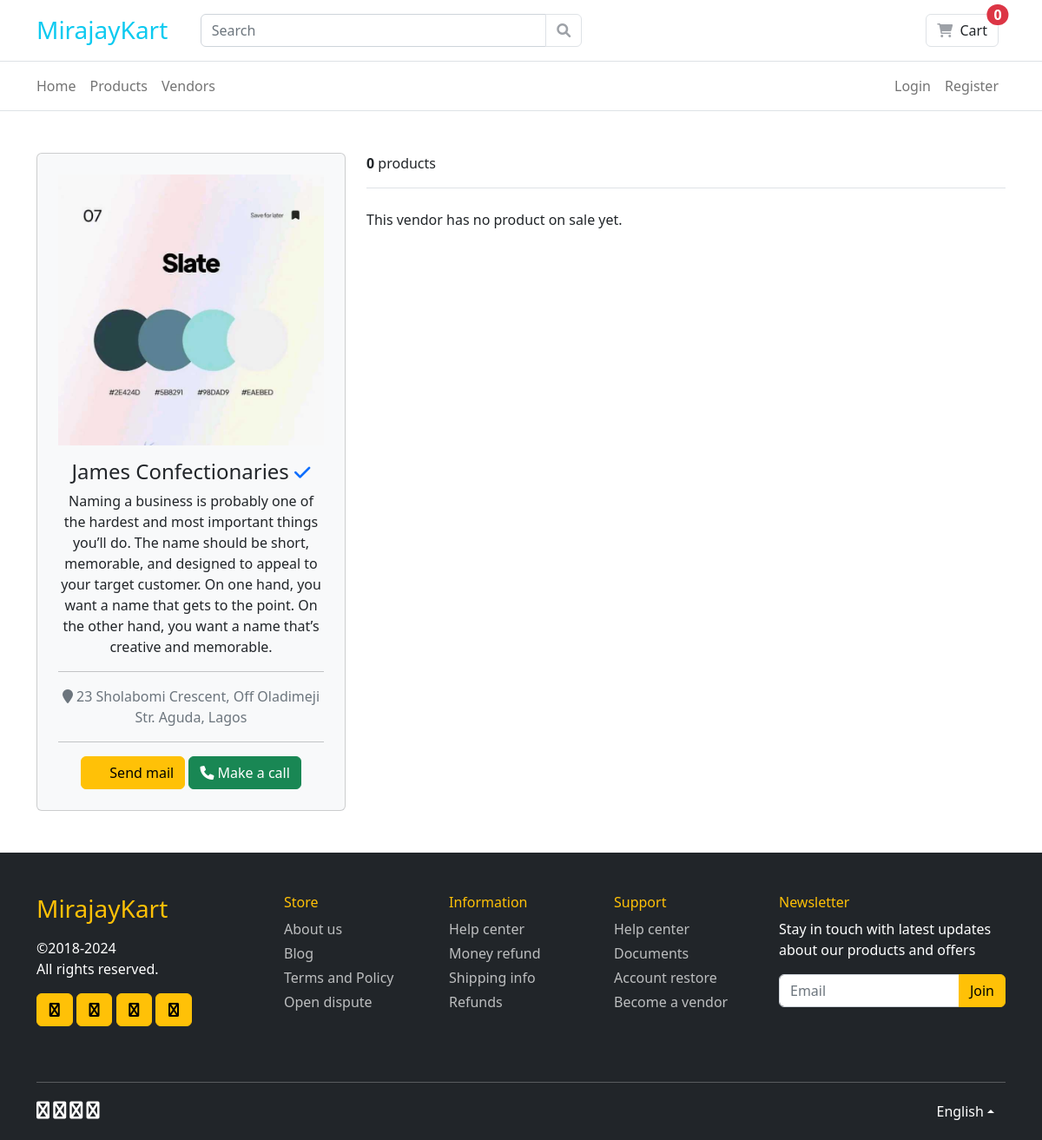
Before: /account/vendor/james/ with the older database file.
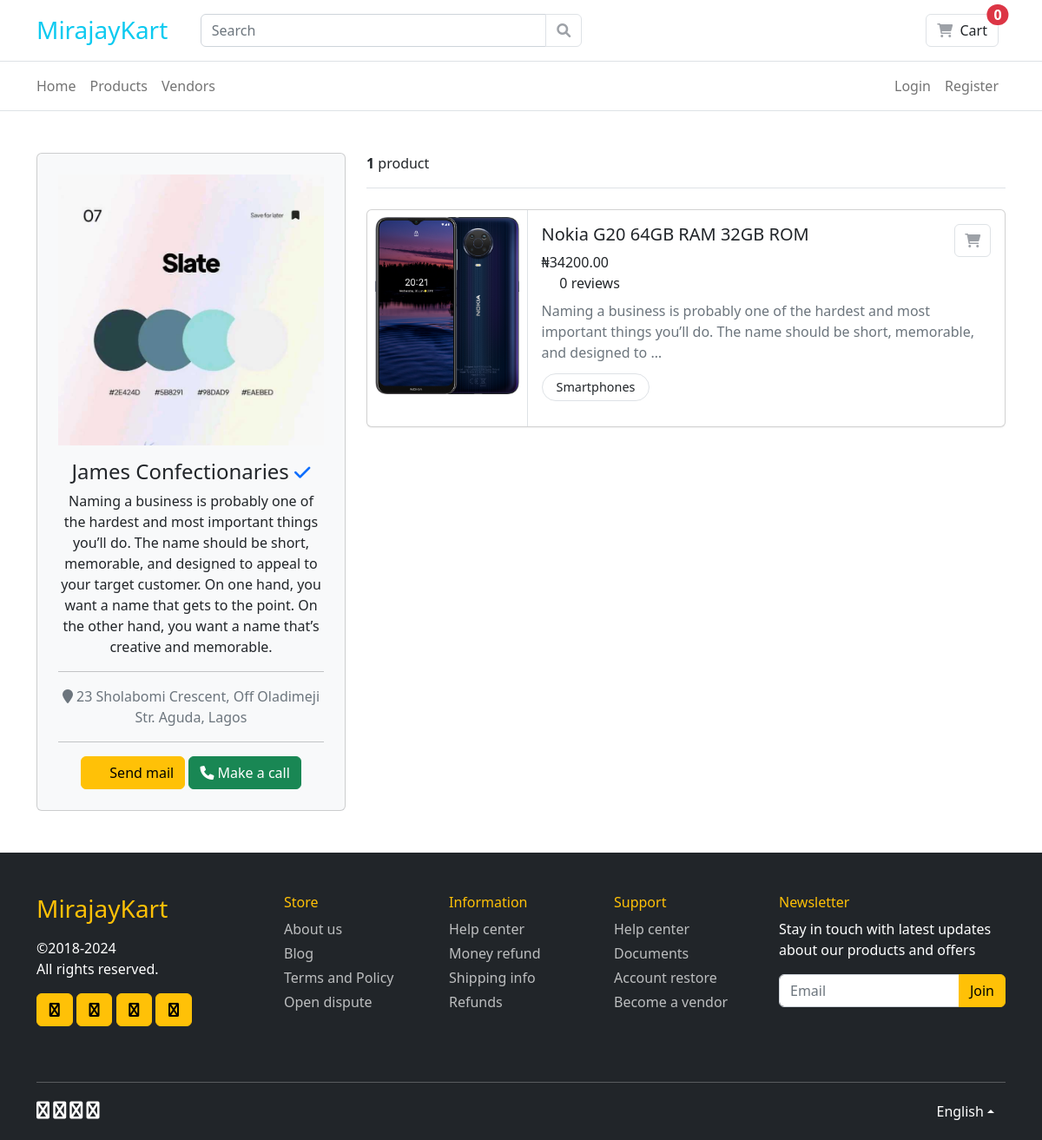
After: the same page with the newer database file.
### products/models.py (models this page shows, shortened)
class Product(models.Model):
    category = models.ForeignKey(
        Category,
        on_delete=models.PROTECT,
        related_name=_("products"),
        verbose_name=_("category"),
        help_text=_("format: required"),
    )
    name = models.CharField(
        unique=True,
        max_length=255,
        verbose_name=_("name"),
        help_text=_("format: required, max-255"),
        db_index=True,
    )
    slug = models.SlugField(
        unique=True,
        max_length=255,
        verbose_name=_("product safe URL"),
        help_text=_(
            "format: required, letters, numbers, underscores or hyphens"
        ),
        db_index=True,
    )
    description = models.TextField(
        verbose_name=_("product description"),
        help_text=_("format: required"),
    )
    price = models.DecimalField(
        max_digits=7,
        decimal_places=2,
        verbose_name=_("price"),
        help_text=_("format: maximum price 99999.99"),
        error_messages={
            "name": {
                "max_length": _("the price must be between 0 and 99999.99."),
            },
        },
    )
    image = models.ImageField(
        verbose_name=_("image"),
        upload_to="images/",
    )
    thumbnail = models.ImageField(
        verbose_name=_("thumbnail"),
        upload_to="thumbnails/",
        null=True,
        blank=True,
    )
    alt_text = models.CharField(
        verbose_name=_("Alternative text"),
        help_text=_("Please add alternative text (Optional):"),
        max_length=255,
        null=True,
        blank=True,
    )
    is_approved = models.BooleanField(default=False)
    is_available = models.BooleanField(
        default=True,
        verbose_name=_("product availability"),
    )
    units_sold = models.IntegerField(
        default=0,
        verbose_name=_("units sold to date"),
        help_text=_("format: required, default-0"),
    )
    vendor = models.ForeignKey(
        User, #Vendor
        related_name=_("products"),
        on_delete=models.CASCADE
    )
    featured = models.BooleanField(default=False)
    created = models.DateTimeField(
        auto_now_add=True,
        verbose_name=_("created"),
        help_text=_("format: Y-m-d H:M:S"),
    )
    updated = models.DateTimeField(
        auto_now=True,
        verbose_name=_("date product last updated"),
        help_text=_("format: Y-m-d H:M:S"),
    )
    objects = models.Manager()
    active = ProductManager()
    class Meta:
        ordering = ("-created",)
        verbose_name = _("product")
        verbose_name_plural = _("products")
    def average_review(self):
        reviews = Review.objects.filter(
            product=self, is_visible=True).aggregate(average=Avg('rating'))
        avg = 0.0
        if reviews['average'] is not None:
            avg = float(reviews['average'])
        return avg
    def count_review(self):
        reviews = Review.objects.filter(
            product=self, is_visible=True).aggregate(count=Count('id'))
        count = 0
        if reviews['count'] is not None:
            count = int(reviews['count'])
        return count

class Category(models.Model):
    name = models.CharField(
        max_length=50,
        unique=True,
        db_index=True,
        verbose_name=_("category name"),
        help_text=_("format: required, max-50"),
    )
    slug = models.SlugField(
        max_length=50,
        unique=True,
        verbose_name=_("category safe URL"),
        help_text=_(
            "format: required, letters, numbers, underscore, or hyphens"
        ),
    )
    description = models.TextField(
        max_length=1000,
        verbose_name=_("category description"),
        blank=True,
        help_text=_("format: not required, max-1000"),
    )
    class Meta:
        ordering = ("name",)
        verbose_name = _("category")
        verbose_name_plural = _("categories")
    def get_absolute_url(self):
        return reverse('products:category',
                       kwargs={'category_slug': self.slug})
    def __str__(self):
        return self.name

### accounts/views.py (the view)
def vendor_profile(request, username):
    user = get_object_or_404(
        User, username=username)
    products = Product.objects.filter(
        vendor=user, is_approved=True)
    product_count = products.count()
    products = mk_paginator(request, products, 4)
    template = 'vendor/profile.html'
    context = {
        'user': user,
        "products": products,
        "product_count": product_count,
    }
    return render(request, template, context)

### carts/cart.py (called while the page is built)
    def __len__(self):
        return sum(item["quantity"] for item in self.cart.values())

### carts/context_processors.py (called while the page is built)
def cart(request):
    return {'cart': Cart(request)}

### django_ecommerce/utils.py (called while the page is built)
def mk_paginator(request, items, num_items):
    paginator = Paginator(items, num_items)
    page = request.GET.get('page', 1)
    try:
        items = paginator.page(page)
    except PageNotAnInteger:
        items = paginator.page(1)
    except EmptyPage:
        items = paginator.page(paginator.num_pages)
    return items

### templates/vendor/profile.html (shortened to what this page needs)
{% extends 'base.html' %}
{% block content %}
<div class="container py-5">
    <div class="row">
        <div class="col-lg-4">
            <div class="card bg-light">
                <article class="p-4 text-center">
                    {% if user.vendor.image %}
                    <img class="img-fluid" src="{{ user.vendor.image.url }}">
                    {% endif %}
                    <h4 class="card-title mt-3">{{ user.vendor.company_name }} <small><i class="fa fa-check text-primary"></i></small></h4>
                    <p>{{ user.vendor.about }}</p>
                    <hr>
                    <p class="text-muted"> <i class="fa fa-map-marker"></i> {{ user.vendor.address }}, {{ user.vendor.state }}
                    </p>
                    <hr>
                    <a href="mailto:{{ user.email }}" class="btn btn-warning"> Send mail </a>
                    <a href="tel:{{ user.vendor.phone_number }}" class="btn btn-success"> <i class="fa fa-phone"></i> Make a call </a>
                </article>
            </div>
        </div>
        <main class="col-md-8">
            <header class="border-bottom mb-4 pb-3">
                <span class="mr-md-auto"><b>{{ product_count }}</b> product{{ product_count|pluralize }}</span>
            </header>
            {% for product in products %}
                {% include "partials/_products_list.html" %}
            {% empty %}
                <p>This vendor has no product on sale yet.</p>
            {% endfor %}
        </main>
    </div>
</div>
{% endblock %}

### templates/partials/_products_list.html (shortened to what this page needs)
<article class="card card-product-list">
    <div class="row g-0">
        <aside class="col-xl-3 col-md-4">
            <a href="{% url 'products:detail' product.slug %}" class="img-wrap">
                {% if product.image %}
                <img src="{{ product.image.url }}">
                {% endif %}
            </a>
        </aside>
        <div class="col-xl-9 col-md-8 border-start">
            <div class="card-body">
                <button class="btn btn-light btn-icon float-end add-cart" data-product="{{ product.id }}" data-action="add"><i class="fa fa-shopping-cart"></i></button>
                <h5><a href="{% url 'products:detail' product.slug %}" class="title mb-2">{{ product.name }}</a></h5>
                <div class="price-wrap me-3">
                    <span class="price">&#8358;{{ product.price|floatformat:2 }}</span>
                </div>
                <div class="rating-wrap mb-2">
                    <div class="rating-star">
                        <span>
                            <span>{{ product.count_review }} review{{ product.count_review|pluralize }}</span>
                        </span>
                    </div>
                </div>
                <p class="text-muted">{{ product.description|truncatechars:140 }}</p>
                <p class="my-2">
                    <span class="tag"><a href="{{ product.category.get_absolute_url }}" class="title">{{ product.category }}</a></span>
                </p>
            </div>
        </div>
    </div>
</article>

Changed rows visible on the page:
now on this page (row edited): Product: image (picture), name "Nokia G20 64GB RAM 32GB ROM", price "34200.00", count_review "0", description "Naming a business is probably one of the hardest and most important things you’ll do. The name should be short, memorable, and designed to …", category "Smartphones"
Other visible differences:
{{ product_count }}: "0" → "1"
text no longer shown: "This vendor has no product on sale yet."
